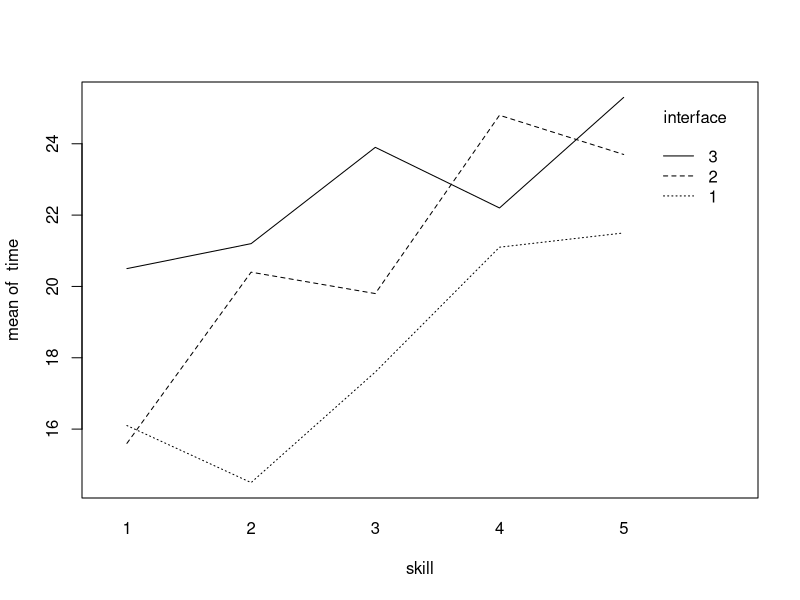
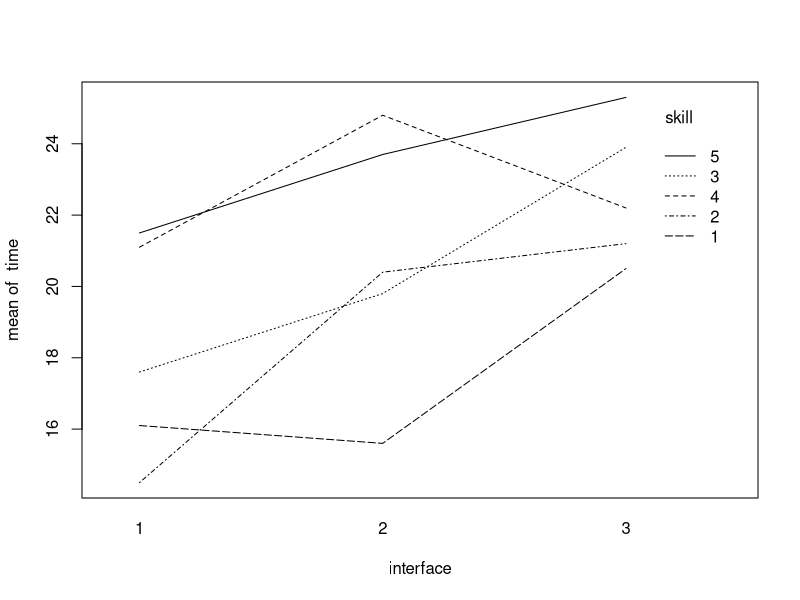

The R script that drew these images, in order:
###EXERCISE 2

##T1

search = read.table("search.txt", header=TRUE)
attach(search)

#gotta do the randomization again but still don't get how that works 
#like in the last exercise


##T2
interaction.plot(skill,interface,time)
interaction.plot(interface,skill,time)

#The lines seems unparallel which indicates that there might be interaction

##T3

search$skill = as.factor(search$skill)
search$interface = as.factor(search$interface)

searchaov = lm(time~interface,data=search)
anova(searchaov)

#H0 mu0=mu1=mu2=mu3=mu4 cannot be rejected.
#I used 1 way anova because searchaov = lm(time~interface*skill,data=search) was not returning p-value.


##T4


##T5


##T6


##T7


